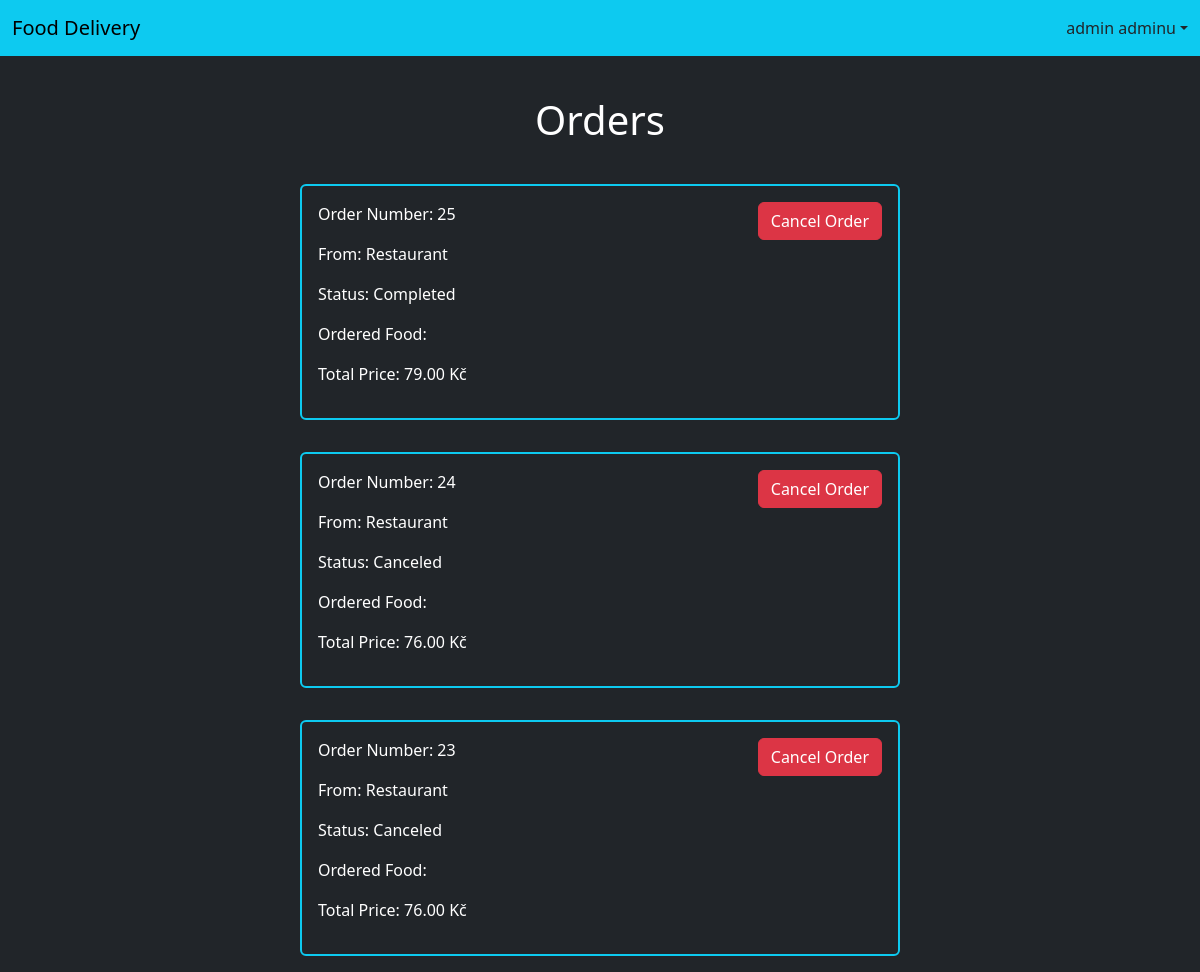
Page /orders/ (signed in) on the committed database.
### customer/models.py (models this page shows, shortened)
class UserProfile(AbstractBaseUser, PermissionsMixin):
    USER_CHOICES = (
        ('customer', 'Customer'),
        ('restaurant', 'Restaurant'),
    )
    user_type = models.CharField(max_length=20, choices=USER_CHOICES)
    email = models.EmailField(unique=True)
    restaurant_name = models.CharField(max_length=150, blank=True)
    first_name = models.CharField(max_length=150, blank=True)
    last_name = models.CharField(max_length=150, blank=True)
    is_active = models.BooleanField(default=True)
    is_superuser = models.BooleanField(default=False)
    is_staff = models.BooleanField(default=False)
    date_joined = models.DateTimeField(default=timezone.now)
    last_login = models.DateTimeField(blank=True, null=True)
    objects = UserProfileManager()
    customer = CustomerManager()
    restaurant = RestaurantManager()
    USERNAME_FIELD = 'email'
    EMAIL_FIELD = 'email'
    REQUIRED_FIELDS = []

### order/models.py (models this page shows, shortened)
class Order(models.Model):
    customer = models.ForeignKey(UserProfile, on_delete=models.CASCADE, related_name='created_orders')
    restaurant = models.ForeignKey(UserProfile, on_delete=models.CASCADE, related_name='received_orders')
    food = models.ManyToManyField(Food, blank=True)
    CHOICES = (
        ('in_progress', 'In Progress'),
        ('completed ', 'Completed'),
        ('canceled ', 'Canceled'),
    )
    status = models.CharField(max_length=20, choices=CHOICES, default="in_progress")
    created_at = models.DateTimeField(auto_now_add=True)
    updated_at = models.DateTimeField(auto_now=True)
    total_price = models.DecimalField(max_digits=10, decimal_places=2, default=0)
    objects = models.Manager()
    active = OrderManager()

### core/views.py (the view, shortened to what this page needs)
# urls.py: path("orders/", all_orders, name="all_orders"),
@login_required
def all_orders(response):
    user = UserProfile.objects.get(id = response.user.id)
    if user.user_type == "customer":
        all_orders = Order.objects.filter(customer = user).order_by("-created_at")
    elif user.user_type == "restaurant":
        all_orders = Order.objects.filter(restaurant = user).order_by("-created_at")
    return render(response, "core/all_orders.html", {"all_orders": all_orders})

### core/templates/core/all_orders.html (shortened to what this page needs)
{% extends "core/base.html" %}
{% block content %}
<div class="container-fluid mt-5">
    <h1 class="d-flex justify-content-center capitalize-first my-4">Orders</h1>
    {% for order in all_orders %}
        <div class="row justify-content-center">
            <div class="col-6 p-3 m-3 border border-2 border-info rounded-2 position-relative d-flex">
                <div class="col-6">
                    <p class="capitalize-first">Order number: {{order.id}}</p>
                    <p class="capitalize-first">From: {{order.restaurant.restaurant_name}}</p>
                    <p class="capitalize-first">Status: {{order.get_status_display}}</p>
                    <p class="capitalize-first">Ordered food:</p>
                    <p class="capitalize-first">Total price: {{order.total_price}} Kč</p>
                </div>
                <div class="col-6 d-flex justify-content-end">
                    <div class="">
                        <form action="" method="POST">
                            <button type="submit" class="btn btn-danger">Cancel Order</button>
                        </form>
                    </div>
                </div>
            </div>
        </div>
    {% endfor %}
</div>
{% endblock content %}

### core/templates/core/base.html (shortened to what this page needs)
<!DOCTYPE html>
<html>
<head>
    {% load static %}
    <link rel="stylesheet" href="{% static 'core/style.css' %}">
    <link href="https://cdn.jsdelivr.net/npm/bootstrap@5.3.2/dist/css/bootstrap.min.css" rel="stylesheet">
</head>
<body class="bg-dark text-white">
    <nav class="navbar bg-info text-dark fixed-top">
        <div class="container-fluid">
            <a href="/" class="navbar-brand">Food Delivery</a>
            {% if user.is_authenticated and user.user_type == 'customer' %}
            <div class="nav-item dropdown">
                <a class="nav-link dropdown-toggle" href="#" role="button" data-bs-toggle="dropdown" aria-expanded="false">{{user.first_name|add:" "}}{{user.last_name}}</a>
            </div>
            {% endif %}
        </div>
    </nav>
    <div class="pt-5"></div>
    {% block content %}
    {% endblock content %}
</body>
</html>

### core/static/core/style.css (style rules this page uses)
.capitalize-first { text-transform: capitalize !important; }
body { background-color: blue; }

### rows in the picture
UserProfile: first_name|add "admin", last_name "adminu"
Order: id "25", restaurant.restaurant_name "Restaurant", status "Completed", total_price "79.00"
Order: id "24", restaurant.restaurant_name "Restaurant", status "Canceled", total_price "76.00"
Order: id "23", restaurant.restaurant_name "Restaurant", status "Canceled", total_price "76.00"
